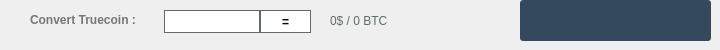
    <widget class="QWidget" name="widget" native="true">
     <property name="minimumSize">
      <size>
       <width>0</width>
       <height>43</height>
      </size>
     </property>
     <widget class="QPushButton" name="startButton">
      <property name="geometry">
       <rect>
        <x>520</x>
        <y>0</y>
        <width>191</width>
        <height>41</height>
       </rect>
      </property>
      <property name="sizePolicy">
       <sizepolicy hsizetype="Expanding" vsizetype="Expanding">
        <horstretch>0</horstretch>
        <verstretch>0</verstretch>
       </sizepolicy>
      </property>
      <property name="font">
       <font>
        <family>calibri</family>
        <pointsize>-1</pointsize>
        <weight>75</weight>
        <italic>true</italic>
        <bold>true</bold>
       </font>
      </property>
      <property name="styleSheet">
       <string notr="true">background:#34495e;color:white;margin:0px;text-align:center;padding:2px;border-radius:3px;font-style:italic;width:100px;font-size:14px;font-family:calibri;font-weight:600;</string>
      </property>
      <property name="text">
       <string/>
      </property>
      <property name="icon">
       <iconset resource="../bitcoin.qrc">
        <normaloff>:/icons/res/icons/update.png</normaloff>:/icons/res/icons/update.png</iconset>
      </property>
      <property name="iconSize">
       <size>
        <width>150</width>
        <height>35</height>
       </size>
      </property>
     </widget>
     <widget class="QLabel" name="label_31">
      <property name="geometry">
       <rect>
        <x>30</x>
        <y>10</y>
        <width>131</width>
        <height>20</height>
       </rect>
      </property>
      <property name="text">
       <string>&lt;html&gt;&lt;head/&gt;&lt;body&gt;&lt;p&gt;&lt;span style=&quot; font-weight:600; color:#767676;&quot;&gt;Convert Truecoin :&lt;/span&gt;&lt;/p&gt;&lt;/body&gt;&lt;/html&gt;</string>
      </property>
     </widget>
     <widget class="QLineEdit" name="egals">
      <property name="geometry">
       <rect>
        <x>160</x>
        <y>10</y>
        <width>100</width>
        <height>23</height>
       </rect>
      </property>
      <property name="minimumSize">
       <size>
        <width>100</width>
        <height>23</height>
       </size>
      </property>
      <property name="maximumSize">
       <size>
        <width>100</width>
        <height>16777215</height>
       </size>
      </property>
      <property name="styleSheet">
       <string notr="true">border: 1px solid #61696c;margin-left:4px;</string>
      </property>
     </widget>
     <widget class="QPushButton" name="egal">
      <property name="geometry">
       <rect>
        <x>260</x>
        <y>10</y>
        <width>51</width>
        <height>23</height>
       </rect>
      </property>
      <property name="minimumSize">
       <size>
        <width>0</width>
        <height>23</height>
       </size>
      </property>
      <property name="styleSheet">
       <string notr="true">border:1px solid #61696c;background:white;font-weight:600;</string>
      </property>
      <property name="text">
       <string>=</string>
      </property>
     </widget>
     <widget class="QLabel" name="egald">
      <property name="geometry">
       <rect>
        <x>330</x>
        <y>0</y>
        <width>201</width>
        <height>41</height>
       </rect>
      </property>
      <property name="styleSheet">
       <string notr="true">color:#61696c;</string>
      </property>
      <property name="text">
       <string>0$ / 0 BTC</string>
      </property>
     </widget>
     <widget class="QLabel" name="Ok">
      <property name="geometry">
       <rect>
        <x>680</x>
        <y>0</y>
        <width>21</width>
        <height>41</height>
       </rect>
      </property>
      <property name="text">
       <string>&lt;html&gt;&lt;head/&gt;&lt;body&gt;&lt;p&gt;&lt;img src=&quot;:/icons/transaction_2&quot;/&gt;&lt;/p&gt;&lt;/body&gt;&lt;/html&gt;</string>
      </property>
     </widget>
    </widget>
